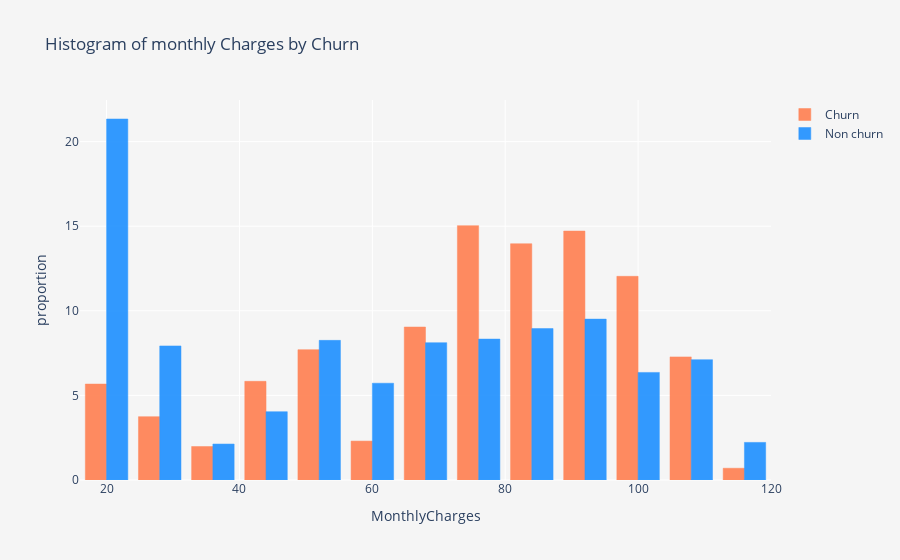

Here is the notebook cell this chart was saved with:
### Code cell
column = 'MonthlyCharges'
    trace1 = go.Histogram(x  = churn[column],
                          histnorm= "percent",
                          xbins=dict(start=0, size=8, end=130),
                          name = "Churn",
                          marker = dict(color = "coral",
                                        line = dict(width = .5,
                                                    color = "coral"
                                                    )
                                        ),
                         opacity = .9 
                         ) 
    
    trace2 = go.Histogram(x  = not_churn[column],
                          histnorm = "percent",
                          name = "Non churn",
                          marker = dict(color='dodgerblue', 
                                        line = dict(width = .5,
                                              color = "dodgerblue"
                                             )
                                 ),
                          opacity = .9
                         )
    
 
    
    
    
    
    
    data = [trace1,trace2]
    layout = go.Layout(dict(title ="Histogram of monthly Charges by Churn ",
                            plot_bgcolor  = "whitesmoke",
                            paper_bgcolor = "whitesmoke",
                            xaxis = dict(gridcolor = 'rgb(255, 255, 255)',
                                             title = column,
                                             zerolinewidth=1,
                                             ticklen=5,
                                             gridwidth=1
                                            ),
                            yaxis = dict(gridcolor = 'rgb(255, 255, 255)',
                                             title = "proportion",
                                             zerolinewidth=1,
                                             ticklen=5,
                                             gridwidth=1
                                            ),
                           )
                      )
    fig  = go.Figure(data=data,layout=layout)
    
    py.iplot(fig)

### Figure 1 — Plotly figure (JSON) as saved in the notebook; plotly's stock layout.template omitted (floating-point values rounded to 4 significant figures; data arrays with more than 128 entries replaced by an {"elided": "..."} marker saying what was removed)
{"data": [{"histnorm": "percent", "marker": {"color": "coral", "line": {"color": "coral", "width": 0.5}}, "name": "Churn", "opacity": 0.9, "type": "histogram", "x": {"elided": "1869 float values"}, "xbins": {"end": 130, "size": 8, "start": 0}}, {"histnorm": "percent", "marker": {"color": "dodgerblue", "line": {"color": "dodgerblue", "width": 0.5}}, "name": "Non churn", "opacity": 0.9, "type": "histogram", "x": {"elided": "5174 float values"}}], "layout": {"paper_bgcolor": "whitesmoke", "plot_bgcolor": "whitesmoke", "title": {"text": "Histogram of monthly Charges by Churn "}, "xaxis": {"gridcolor": "rgb(255, 255, 255)", "gridwidth": 1, "ticklen": 5, "title": {"text": "MonthlyCharges"}, "zerolinewidth": 1}, "yaxis": {"gridcolor": "rgb(255, 255, 255)", "gridwidth": 1, "ticklen": 5, "title": {"text": "proportion"}, "zerolinewidth": 1}}}
